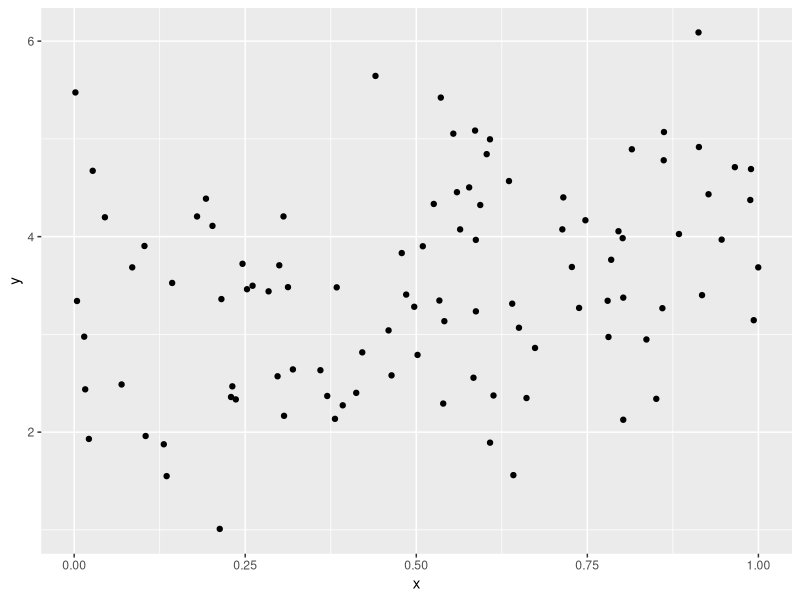

This figure's R source:
## ---- chunk 1
library(tidyverse)
## ---- chunk 2
plot_df = 
  tibble(
    x=runif(100),
    y= 1+2+x+rnorm(100)
  )

plot_df |>
  ggplot(aes(x=x, y=y)) +
  geom_point()
